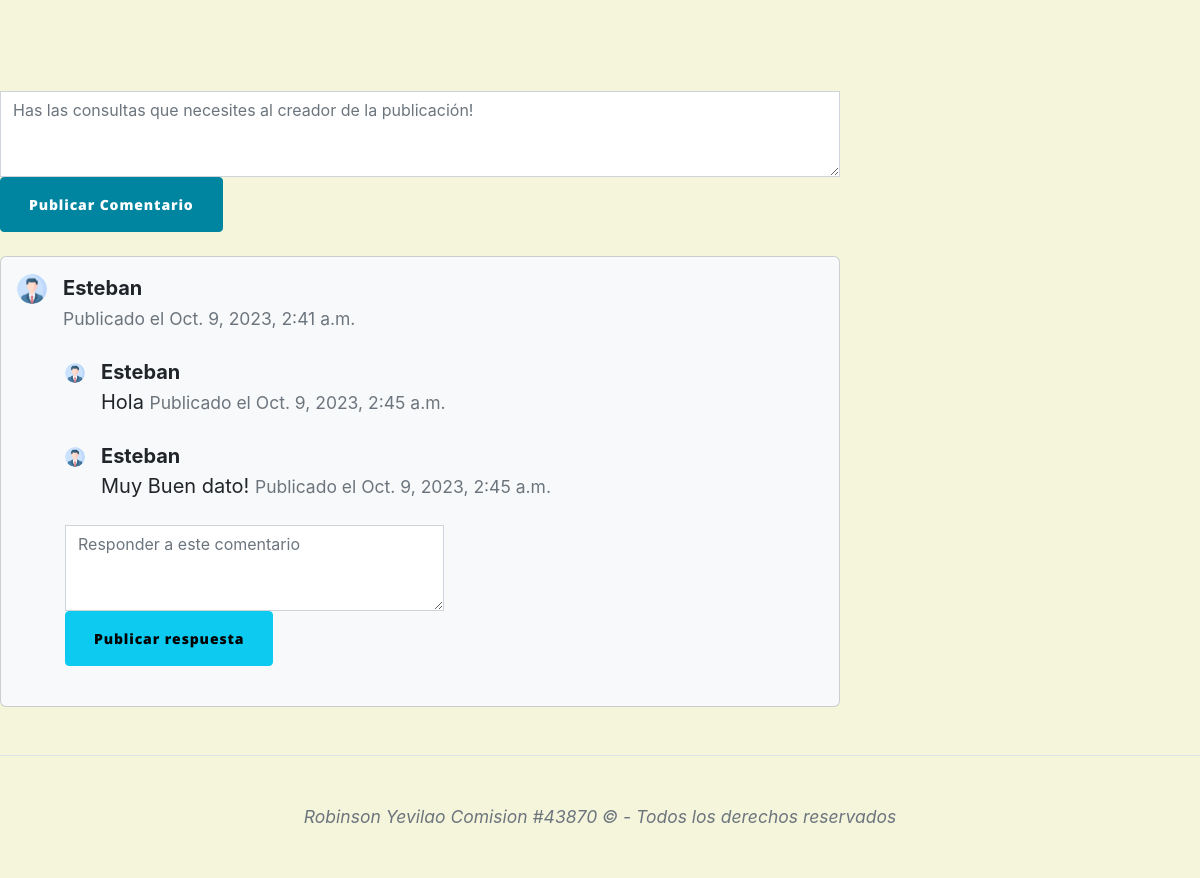
Page /AppComunidad/foro/19/ (signed in, lower part) on the earlier database version.
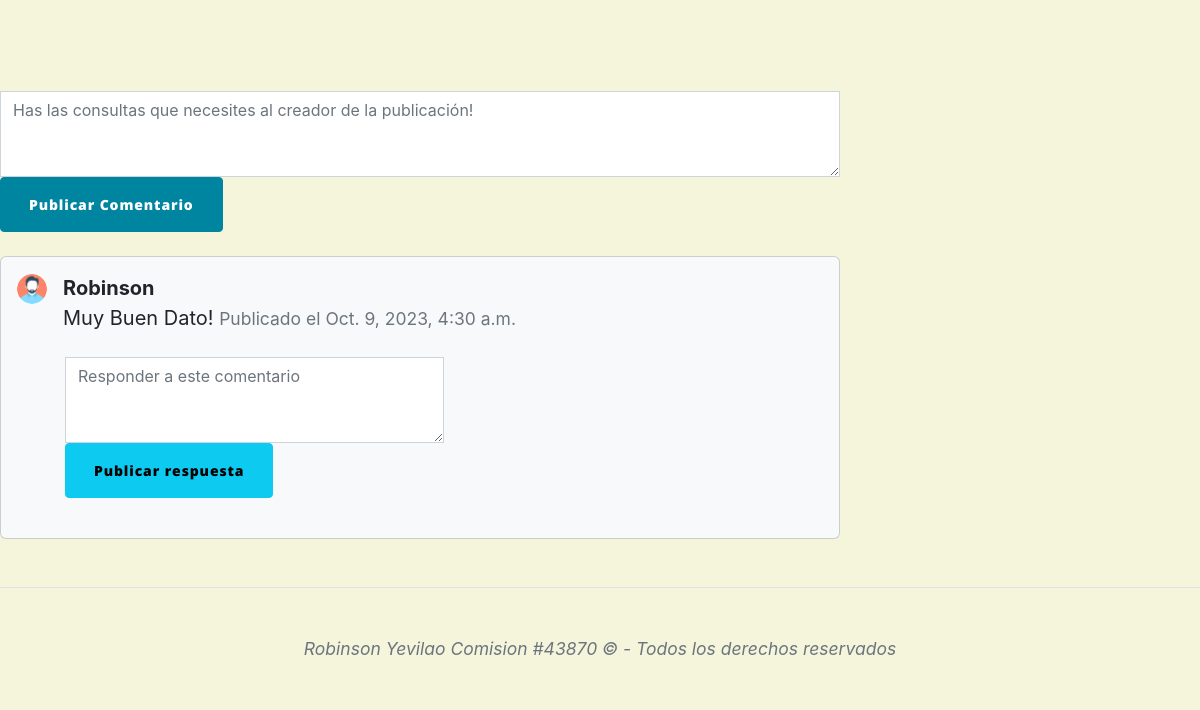
Same page on the later database version.
### AppComunidad/models.py (models this page shows, shortened)
class ComentarioPregunta(models.Model):
    autor = models.ForeignKey(User, on_delete=models.CASCADE)
    publicacion = models.ForeignKey(PreguntasCom, on_delete=models.CASCADE)
    contenidop = models.TextField(blank=True)
    fecha = models.DateTimeField(auto_now_add=True)
    avatar = models.ImageField(upload_to='media/avatars/', blank=True, null=True)
    respuesta_b = models.ForeignKey('self', null=True, blank=True, on_delete=models.CASCADE)

### AppComunidad/views.py (the view)
# urls.py: path('foro/<int:preguntas_id>/', foro, name="foro"),
@login_required
def foro(request, preguntas_id):
    avatar = obtenerAvatar(request)
    pregunta = get_object_or_404(PreguntasCom, id=preguntas_id)
    comentariosp = ComentarioPregunta.objects.filter(publicacion=pregunta, respuesta_b=None)
    es_autor = pregunta.autor == request.user
    if request.method == 'POST':
        formulario = comentarioPregunta(request.POST)
        if formulario.is_valid():
            comentariop = formulario.save(commit=False)
            comentariop.autor = request.user
            comentariop.publicacion = pregunta
            try:
                avatar_usuario = Avatar.objects.get(user=request.user)
                comentariop.avatar = avatar_usuario.imagen
            except Avatar.DoesNotExist:
                comentariop.avatar = None
            respuesta_b_id = request.POST.get('respuesta_b')
            if respuesta_b_id:
                comentariop.respuesta_b = ComentarioPregunta.objects.get(id=respuesta_b_id)
            comentariop.save()
            return redirect('foro', preguntas_id=preguntas_id)
    else:
        formulario = comentarioPregunta()
    return render(request, "AppComunidad/foro.html", {'pregunta': pregunta, 'comentariosp': comentariosp, 'formulario': formulario, 'es_autor': es_autor, 'avatar': avatar})

### AppComunidad/forms.py
class comentarioPregunta(forms.ModelForm):
    respuesta_b = forms.IntegerField(widget=forms.HiddenInput, required=False)
    class Meta:
        model = ComentarioPregunta
        fields = ['contenidop']

### AppLogin/views.py (called while the page is built)
def obtenerAvatar(request):
    avatares = Avatar.objects.filter(user=request.user.id)
    if len(avatares) != 0:
        return avatares[0].imagen.url
    else:
        return f"{settings.MEDIA_URL}avatars/avatarpordefecto.png"

### AppComunidad/Templates/AppComunidad/foro.html (shortened to what this page needs)
{% extends "AppComunidad/padrecomunidad.html" %} {% load static %} {% block titulo %} Foro Publicado {% endblock %} {% block contenido_comunidad %}
<article class="mb-4" style="margin: 20px">
</article>
<form class="mb-4 comentario-form" style="width: 70%" method="POST">
    <textarea class="form-control" name="contenidop" rows="3" placeholder="Has las consultas que necesites al creador de la publicación!"></textarea>
    <button type="submit" class="btn btn-primary">Publicar Comentario</button>
</form>
<section class="mb-5" style="width: 70%">
    <div class="card bg-light">
        <div class="card-body">
            {% for comentario_principal in comentariosp %}
            <div class="d-flex mb-4">
                <div class="flex-shrink-0">
                    {% if comentario_principal.avatar %}
                    <img class="rounded-circle" src="{{ comentario_principal.avatar.url }}" alt="Avatar de usuario" style="width: 30px" />
                    {% else %}
                    <img class="rounded-circle" src="{% static 'avatars/avatar-predeterminado.png' %}" alt="Avatar de usuario predeterminado" />
                    {% endif %}
                </div>
                <div class="ms-3">
                    <div class="fw-bold">{{ comentario_principal.autor.username }}</div>
                    {{ comentario_principal.contenidop }}
                    <small class="text-muted">Publicado el {{ comentario_principal.fecha }}</small>
                </div>
            </div>
            {% for respuesta in comentario_principal.comentariopregunta_set.all %}
            <div class="d-flex mb-4 ms-5 mt-4">
                <div class="flex-shrink-0">
                    {% if respuesta.avatar %}
                    <img class="rounded-circle" src="{{ respuesta.avatar.url }}" alt="Avatar de usuario" style="width: 20px" />
                    {% else %}
                    <img class="rounded-circle" src="{% static 'avatars/avatar-predeterminado.png' %}" alt="Avatar de usuario predeterminado" />
                    {% endif %}
                </div>
                <div class="ms-3">
                    <div class="fw-bold">{{ respuesta.autor.username }}</div>
                    {{ respuesta.contenidop }}
                    <small class="text-muted">Publicado el {{ respuesta.fecha }}</small>
                </div>
            </div>
            {% endfor %}
            <form class="mb-4 ms-5 mt-4 text-md" method="POST">
                <textarea class="form-control text-md" style="width: 50%" name="contenidop" rows="3" placeholder="Responder a este comentario"></textarea>
                <button type="submit" class="btn btn-info text-md">Publicar respuesta</button>
            </form>
            {% endfor %}
        </div>
    </div>
</section>
{% endblock %}

Differences in the rows shown:
removed ComentarioPregunta: avatar (picture), autor.username "Esteban", fecha "Oct. 9, 2023, 2:41 a.m."
removed ComentarioPregunta: avatar (picture), autor.username "Esteban", contenidop "Hola", fecha "Oct. 9, 2023, 2:45 a.m."
removed ComentarioPregunta: avatar (picture), autor.username "Esteban", contenidop "Muy Buen dato!", fecha "Oct. 9, 2023, 2:45 a.m."
added ComentarioPregunta: avatar (picture), autor.username "Robinson", contenidop "Muy Buen Dato!", fecha "Oct. 9, 2023, 4:30 a.m."
